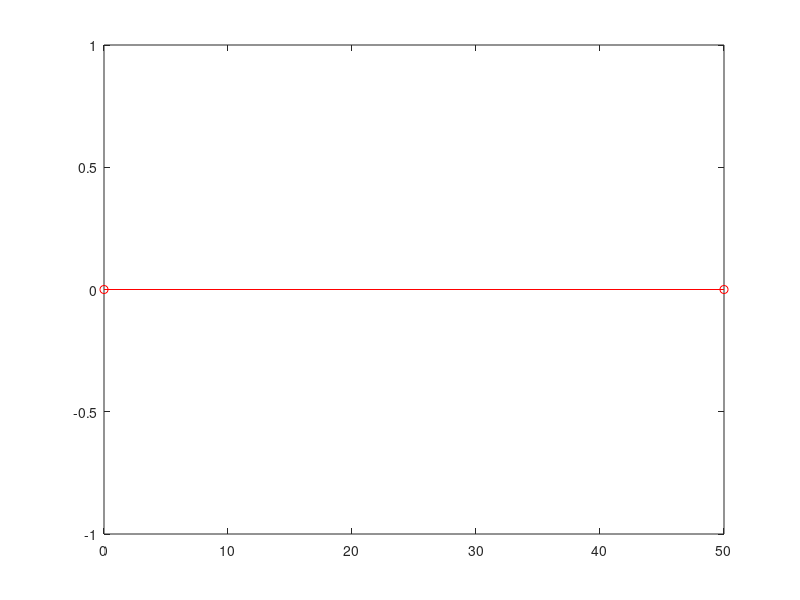

This chart was generated by the following MATLAB code: (Note: this script raises an error after producing the figure.)
crank = 50;
coupler = 200;
follower = 150;
fixed_link = 205;

% thita 4 - angular displacement 
for BAD = 0: 5 : 360
    BD = sqrt((crank^2 + fixed_link^2)-(2*crank*follower*cosd(BAD)));
    ABD = acosd((BD^2 + crank^2 -fixed_link^2 )/(2 * BD * crank));
    ADB = 180 - (ABD + BAD);
    BCD = acosd((coupler^2 + follower^2 - BD^2)/(2*coupler*follower));
    BDC = acosd((BD^2 + follower^2 - coupler^2)/(2*BD*follower));
    ADC = ADB + BDC;
    CBD = 180-(BDC + BCD);
    o4 = 180 - (ADC);
    o3 = 180 - (ADC + BCD);
    % simulating the mechanism
    % The follower do not rotate fully
    plot([0 crank*cos(BAD)], [0 crank*sin(BAD)],'ro-');hold on;
    plot([crank*cos(BAD) crank*cos(BAD)+coupler*cos(o3)], [crank*sin(BAD) crank*sin(BAD)+b*sin(o3)], 'ro-'); hold on;
    plot([0 fixed_link], [0 0], 'ro-'); hold on;
    plot([fixed_link crank*cos(BAD)+coupler*cos(o3)], [0 crank*sin(BAD)+coupler*sin(o3)], 'ro-');hold off;
    axis([-100 250 -150 300]);
    pause(0.1);
    % disp(["O3 : ",o3 , " | O4: ",o4]);
end